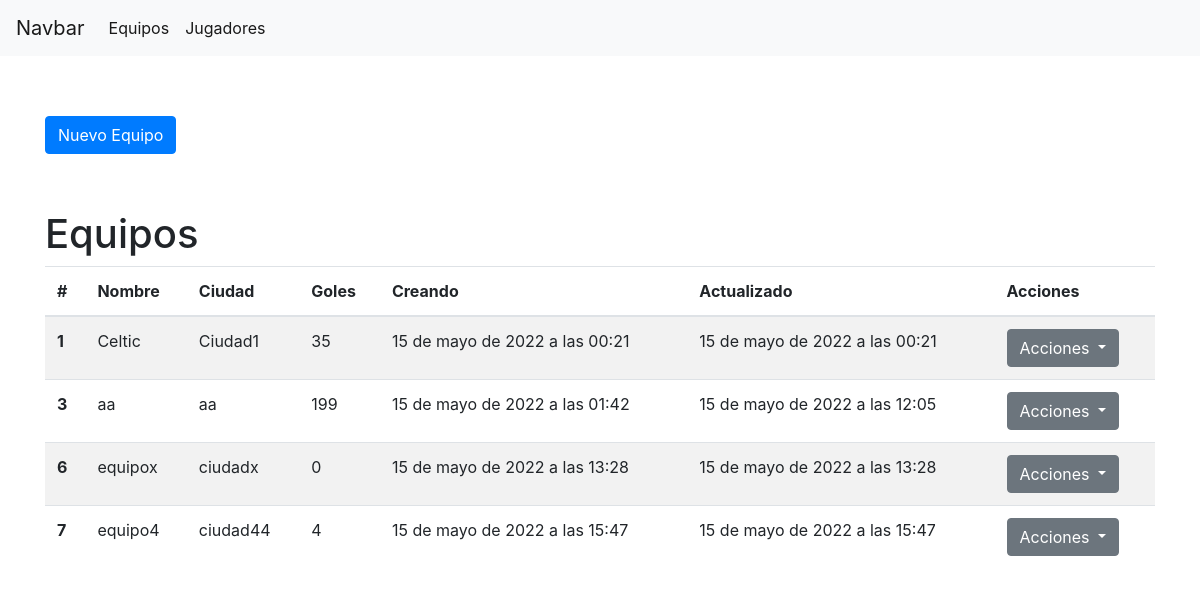
Screenshot of /equipos with the database file from the repository.
### Futbol/models.py (models this page shows, shortened)
class Equipo(models.Model):
    name = models.CharField(max_length=50)
    city = models.CharField(max_length=50)
    created_at = models.DateTimeField(auto_now_add=True)
    updated_at = models.DateTimeField(auto_now=True)

### Futbol/views.py (the view)
# urls.py: path('equipos', views.equipos),
def equipos(request):
    equipos = Equipo.objects.all()
    goles = []
    for equipo in equipos:
        goles = Jugador.objects.filter(equipo = equipo).aggregate(Sum('goals'))
        equipo.goles = goles["goals__sum"]
    return render(request, "equipos.html", {"equipos": equipos})

### Futbol/templates/equipos.html (shortened to what this page needs)
{% extends "plantilla.html" %}
{% block body %}
<div class="container" style="margin-top: 5%;">
    <a type="button" class="btn btn-primary" style="margin-bottom: 5%;" href="/formulario_equipo">Nuevo Equipo</a>
    <h1> Equipos </h1>
    <table class="table table-striped">
        <thead>
          <tr>
            <th scope="col">#</th>
            <th scope="col">Nombre</th>
            <th scope="col">Ciudad</th>
            <th scope="col">Goles</th>
            <th scope="col">Creando</th>
            <th scope="col">Actualizado</th>
            <th scope="col">Acciones</th>
          </tr>
        </thead>
        <tbody>
        {% for e in equipos %}
        <tr>
            <th scope="row">{{e.id}}</th>
            <td>{{e.name}}</td>
            <td>{{e.city}}</td>
            {% if e.goles == None %}
              <td>0</td>
            {% else %}
              <td>{{e.goles}}</td>
            {% endif %}
            <td>{{e.created_at}}</td>
            <td>{{e.updated_at}}</td>
            <td>
                <div class="btn-group" role="group">
                    <button id="btnGroupDrop1" type="button" class="btn btn-secondary dropdown-toggle" data-toggle="dropdown" aria-haspopup="true" aria-expanded="false">
                      Acciones
                    </button>
                  </div>
            </td>
        </tr>
        {% endfor %}
        </tbody>
      </table>
</div>
{% endblock %}

### rows the page displays
Equipo: id "1", name "Celtic", city "Ciudad1", goles "35", created_at "15 de mayo de 2022 a las 00:21", updated_at "15 de mayo de 2022 a las 00:21"
Equipo: id "3", name "aa", city "aa", goles "199", created_at "15 de mayo de 2022 a las 01:42", updated_at "15 de mayo de 2022 a las 12:05"
Equipo: id "6", name "equipox", city "ciudadx", shows "0", created_at "15 de mayo de 2022 a las 13:28", updated_at "15 de mayo de 2022 a las 13:28"
Equipo: id "7", name "equipo4", city "ciudad44", goles "4", created_at "15 de mayo de 2022 a las 15:47", updated_at "15 de mayo de 2022 a las 15:47"
